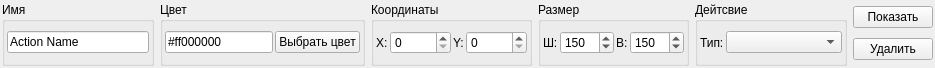
<?xml version="1.0" encoding="UTF-8"?>
<ui version="4.0">
 <class>WindowConfigItem</class>
 <widget class="QWidget" name="WindowConfigItem">
  <property name="geometry">
   <rect>
    <x>0</x>
    <y>0</y>
    <width>935</width>
    <height>68</height>
   </rect>
  </property>
  <property name="sizePolicy">
   <sizepolicy hsizetype="MinimumExpanding" vsizetype="Fixed">
    <horstretch>0</horstretch>
    <verstretch>0</verstretch>
   </sizepolicy>
  </property>
  <property name="minimumSize">
   <size>
    <width>935</width>
    <height>68</height>
   </size>
  </property>
  <property name="windowTitle">
   <string>Form</string>
  </property>
  <layout class="QHBoxLayout" name="horizontalLayout_6">
   <property name="leftMargin">
    <number>2</number>
   </property>
   <property name="topMargin">
    <number>2</number>
   </property>
   <property name="rightMargin">
    <number>2</number>
   </property>
   <property name="bottomMargin">
    <number>2</number>
   </property>
   <item>
    <widget class="QGroupBox" name="groupBoxName">
     <property name="title">
      <string>Имя</string>
     </property>
     <property name="flat">
      <bool>false</bool>
     </property>
     <property name="checkable">
      <bool>false</bool>
     </property>
     <property name="checked">
      <bool>false</bool>
     </property>
     <layout class="QHBoxLayout" name="horizontalLayout_2">
      <property name="spacing">
       <number>2</number>
      </property>
      <property name="sizeConstraint">
       <enum>QLayout::SetDefaultConstraint</enum>
      </property>
      <property name="leftMargin">
       <number>2</number>
      </property>
      <property name="topMargin">
       <number>0</number>
      </property>
      <property name="rightMargin">
       <number>2</number>
      </property>
      <property name="bottomMargin">
       <number>0</number>
      </property>
      <item>
       <widget class="QLineEdit" name="lineEditWindowName">
        <property name="sizePolicy">
         <sizepolicy hsizetype="MinimumExpanding" vsizetype="Fixed">
          <horstretch>0</horstretch>
          <verstretch>0</verstretch>
         </sizepolicy>
        </property>
        <property name="text">
         <string>Action Name</string>
        </property>
       </widget>
      </item>
     </layout>
    </widget>
   </item>
   <item>
    <widget class="QGroupBox" name="groupBoxColor">
     <property name="title">
      <string>Цвет</string>
     </property>
     <layout class="QHBoxLayout" name="horizontalLayout">
      <property name="spacing">
       <number>2</number>
      </property>
      <property name="leftMargin">
       <number>2</number>
      </property>
      <property name="topMargin">
       <number>0</number>
      </property>
      <property name="rightMargin">
       <number>2</number>
      </property>
      <property name="bottomMargin">
       <number>0</number>
      </property>
      <item>
       <widget class="QLineEdit" name="lineEditColor">
        <property name="sizePolicy">
         <sizepolicy hsizetype="MinimumExpanding" vsizetype="Fixed">
          <horstretch>0</horstretch>
          <verstretch>0</verstretch>
         </sizepolicy>
        </property>
        <property name="text">
         <string>#ff000000</string>
        </property>
        <property name="maxLength">
         <number>9</number>
        </property>
        <property name="placeholderText">
         <string/>
        </property>
       </widget>
      </item>
      <item>
       <widget class="QPushButton" name="pushButtonSelectColor">
        <property name="text">
         <string>Выбрать цвет</string>
        </property>
       </widget>
      </item>
     </layout>
    </widget>
   </item>
   <item>
    <widget class="QGroupBox" name="groupBoxPosition">
     <property name="title">
      <string>Координаты</string>
     </property>
     <layout class="QHBoxLayout" name="horizontalLayout_3">
      <property name="spacing">
       <number>2</number>
      </property>
      <property name="leftMargin">
       <number>2</number>
      </property>
      <property name="topMargin">
       <number>0</number>
      </property>
      <property name="rightMargin">
       <number>2</number>
      </property>
      <property name="bottomMargin">
       <number>0</number>
      </property>
      <item>
       <widget class="QLabel" name="labelPositionX">
        <property name="text">
         <string>X:</string>
        </property>
       </widget>
      </item>
      <item>
       <widget class="QSpinBox" name="spinBoxPositionX">
        <property name="sizePolicy">
         <sizepolicy hsizetype="Minimum" vsizetype="Fixed">
          <horstretch>0</horstretch>
          <verstretch>0</verstretch>
         </sizepolicy>
        </property>
        <property name="maximum">
         <number>10000</number>
        </property>
        <property name="singleStep">
         <number>10</number>
        </property>
       </widget>
      </item>
      <item>
       <widget class="QLabel" name="labelPositionY">
        <property name="text">
         <string>Y:</string>
        </property>
       </widget>
      </item>
      <item>
       <widget class="QSpinBox" name="spinBoxPositionY">
        <property name="sizePolicy">
         <sizepolicy hsizetype="Minimum" vsizetype="Fixed">
          <horstretch>0</horstretch>
          <verstretch>0</verstretch>
         </sizepolicy>
        </property>
        <property name="maximum">
         <number>10000</number>
        </property>
        <property name="singleStep">
         <number>10</number>
        </property>
       </widget>
      </item>
     </layout>
    </widget>
   </item>
   <item>
    <widget class="QGroupBox" name="groupBoxSize">
     <property name="title">
      <string>Размер</string>
     </property>
     <layout class="QHBoxLayout" name="horizontalLayout_4">
      <property name="spacing">
       <number>2</number>
      </property>
      <property name="leftMargin">
       <number>2</number>
      </property>
      <property name="topMargin">
       <number>0</number>
      </property>
      <property name="rightMargin">
       <number>2</number>
      </property>
      <property name="bottomMargin">
       <number>0</number>
      </property>
      <item>
       <widget class="QLabel" name="labelWidth">
        <property name="text">
         <string>Ш:</string>
        </property>
       </widget>
      </item>
      <item>
       <widget class="QSpinBox" name="spinBoxWidth">
        <property name="sizePolicy">
         <sizepolicy hsizetype="Minimum" vsizetype="Fixed">
          <horstretch>0</horstretch>
          <verstretch>0</verstretch>
         </sizepolicy>
        </property>
        <property name="maximum">
         <number>1000</number>
        </property>
        <property name="singleStep">
         <number>10</number>
        </property>
        <property name="value">
         <number>150</number>
        </property>
       </widget>
      </item>
      <item>
       <widget class="QLabel" name="labelHeight">
        <property name="text">
         <string>В:</string>
        </property>
       </widget>
      </item>
      <item>
       <widget class="QSpinBox" name="spinBoxHeight">
        <property name="sizePolicy">
         <sizepolicy hsizetype="Minimum" vsizetype="Fixed">
          <horstretch>0</horstretch>
          <verstretch>0</verstretch>
         </sizepolicy>
        </property>
        <property name="maximum">
         <number>1000</number>
        </property>
        <property name="singleStep">
         <number>10</number>
        </property>
        <property name="value">
         <number>150</number>
        </property>
       </widget>
      </item>
     </layout>
    </widget>
   </item>
   <item>
    <widget class="QGroupBox" name="groupBoxAction">
     <property name="title">
      <string>Дейтсвие</string>
     </property>
     <layout class="QHBoxLayout" name="horizontalLayout_5">
      <property name="spacing">
       <number>2</number>
      </property>
      <property name="leftMargin">
       <number>2</number>
      </property>
      <property name="topMargin">
       <number>0</number>
      </property>
      <property name="rightMargin">
       <number>2</number>
      </property>
      <property name="bottomMargin">
       <number>0</number>
      </property>
      <item>
       <widget class="QLabel" name="labelActionType">
        <property name="sizePolicy">
         <sizepolicy hsizetype="Maximum" vsizetype="Preferred">
          <horstretch>0</horstretch>
          <verstretch>0</verstretch>
         </sizepolicy>
        </property>
        <property name="text">
         <string>Тип:</string>
        </property>
       </widget>
      </item>
      <item>
       <widget class="QComboBox" name="comboBoxActionType">
        <property name="sizePolicy">
         <sizepolicy hsizetype="MinimumExpanding" vsizetype="Fixed">
          <horstretch>0</horstretch>
          <verstretch>0</verstretch>
         </sizepolicy>
        </property>
       </widget>
      </item>
     </layout>
    </widget>
   </item>
   <item>
    <layout class="QVBoxLayout" name="verticalLayout">
     <item>
      <widget class="QPushButton" name="pushButtonShow">
       <property name="sizePolicy">
        <sizepolicy hsizetype="Minimum" vsizetype="Fixed">
         <horstretch>0</horstretch>
         <verstretch>0</verstretch>
        </sizepolicy>
       </property>
       <property name="text">
        <string>Показать</string>
       </property>
       <property name="iconSize">
        <size>
         <width>14</width>
         <height>14</height>
        </size>
       </property>
      </widget>
     </item>
     <item>
      <widget class="QPushButton" name="pushButtonDelete">
       <property name="sizePolicy">
        <sizepolicy hsizetype="Minimum" vsizetype="Fixed">
         <horstretch>0</horstretch>
         <verstretch>0</verstretch>
        </sizepolicy>
       </property>
       <property name="minimumSize">
        <size>
         <width>0</width>
         <height>0</height>
        </size>
       </property>
       <property name="text">
        <string>Удалить</string>
       </property>
       <property name="icon">
        <iconset resource="../resources/resources.qrc">
         <normaloff>:/icons/icons/remove.png</normaloff>:/icons/icons/remove.png</iconset>
       </property>
       <property name="iconSize">
        <size>
         <width>14</width>
         <height>14</height>
        </size>
       </property>
      </widget>
     </item>
    </layout>
   </item>
  </layout>
 </widget>
 <resources>
  <include location="../resources/resources.qrc"/>
 </resources>
 <connections>
  <connection>
   <sender>pushButtonDelete</sender>
   <signal>pressed()</signal>
   <receiver>WindowConfigItem</receiver>
   <slot>onPushButtonDeletePressed()</slot>
   <hints>
    <hint type="sourcelabel">
     <x>931</x>
     <y>60</y>
    </hint>
    <hint type="destinationlabel">
     <x>713</x>
     <y>26</y>
    </hint>
   </hints>
  </connection>
  <connection>
   <sender>pushButtonSelectColor</sender>
   <signal>pressed()</signal>
   <receiver>WindowConfigItem</receiver>
   <slot>onPushButtonSelectColorPressed()</slot>
   <hints>
    <hint type="sourcelabel">
     <x>367</x>
     <y>53</y>
    </hint>
    <hint type="destinationlabel">
     <x>125</x>
     <y>49</y>
    </hint>
   </hints>
  </connection>
  <connection>
   <sender>pushButtonShow</sender>
   <signal>pressed()</signal>
   <receiver>WindowConfigItem</receiver>
   <slot>onPushButtonShowPressed()</slot>
   <hints>
    <hint type="sourcelabel">
     <x>931</x>
     <y>18</y>
    </hint>
    <hint type="destinationlabel">
     <x>713</x>
     <y>9</y>
    </hint>
   </hints>
  </connection>
  <connection>
   <sender>spinBoxPositionX</sender>
   <signal>valueChanged(int)</signal>
   <receiver>WindowConfigItem</receiver>
   <slot>onXChanged(int)</slot>
   <hints>
    <hint type="sourcelabel">
     <x>461</x>
     <y>53</y>
    </hint>
    <hint type="destinationlabel">
     <x>296</x>
     <y>31</y>
    </hint>
   </hints>
  </connection>
  <connection>
   <sender>spinBoxPositionY</sender>
   <signal>valueChanged(int)</signal>
   <receiver>WindowConfigItem</receiver>
   <slot>onYChanged(int)</slot>
   <hints>
    <hint type="sourcelabel">
     <x>540</x>
     <y>53</y>
    </hint>
    <hint type="destinationlabel">
     <x>451</x>
     <y>34</y>
    </hint>
   </hints>
  </connection>
  <connection>
   <sender>spinBoxWidth</sender>
   <signal>valueChanged(int)</signal>
   <receiver>WindowConfigItem</receiver>
   <slot>onWidthChanged(int)</slot>
   <hints>
    <hint type="sourcelabel">
     <x>630</x>
     <y>53</y>
    </hint>
    <hint type="destinationlabel">
     <x>452</x>
     <y>24</y>
    </hint>
   </hints>
  </connection>
  <connection>
   <sender>spinBoxHeight</sender>
   <signal>valueChanged(int)</signal>
   <receiver>WindowConfigItem</receiver>
   <slot>onHeightChanged(int)</slot>
   <hints>
    <hint type="sourcelabel">
     <x>702</x>
     <y>53</y>
    </hint>
    <hint type="destinationlabel">
     <x>601</x>
     <y>46</y>
    </hint>
   </hints>
  </connection>
  <connection>
   <sender>comboBoxActionType</sender>
   <signal>currentTextChanged(QString)</signal>
   <receiver>WindowConfigItem</receiver>
   <slot>onComboBoxActionTypeCurrentTextChanged(QString)</slot>
   <hints>
    <hint type="sourcelabel">
     <x>812</x>
     <y>46</y>
    </hint>
    <hint type="destinationlabel">
     <x>821</x>
     <y>0</y>
    </hint>
   </hints>
  </connection>
  <connection>
   <sender>lineEditWindowName</sender>
   <signal>textChanged(QString)</signal>
   <receiver>WindowConfigItem</receiver>
   <slot>onLineEditWindowNameTextChanged(QString)</slot>
   <hints>
    <hint type="sourcelabel">
     <x>113</x>
     <y>34</y>
    </hint>
    <hint type="destinationlabel">
     <x>141</x>
     <y>29</y>
    </hint>
   </hints>
  </connection>
 </connections>
 <slots>
  <slot>onPushButtonDeletePressed()</slot>
  <slot>onPushButtonSelectColorPressed()</slot>
  <slot>onPushButtonShowPressed()</slot>
  <slot>onXChanged(int)</slot>
  <slot>onYChanged(int)</slot>
  <slot>onWidthChanged(int)</slot>
  <slot>onHeightChanged(int)</slot>
  <slot>onComboBoxActionTypeCurrentTextChanged(QString)</slot>
  <slot>onLineEditWindowNameTextChanged(QString)</slot>
 </slots>
</ui>
